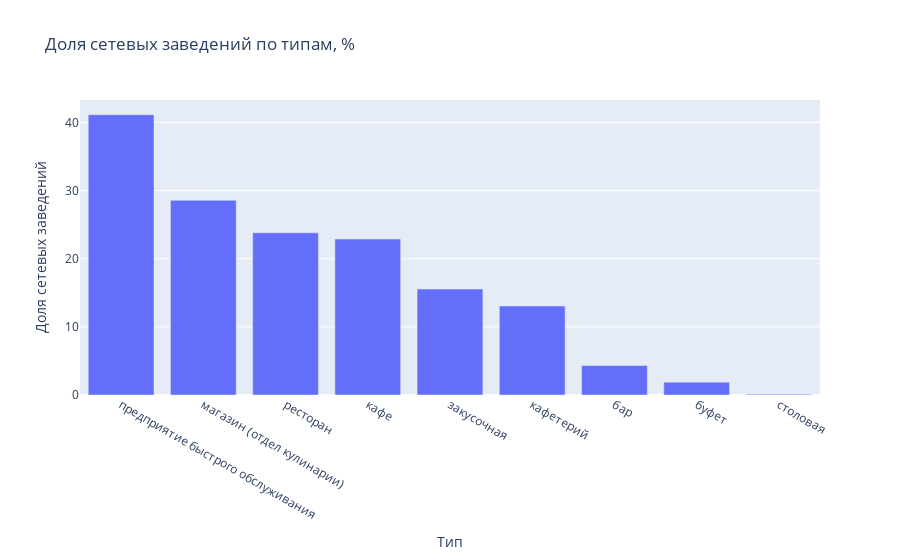

This figure's notebook cell:
### Markdown cell above
Несетевых заведений заметно больше (80,7% от общего числа или 12398 шт), чем сетевых (19,3% или 2968 шт).  
Для какого вида объекта общественного питания характерно сетевое распространение?

### Code cell
#группируем по типу заведений
grouped_chain = data.pivot_table(values = 'object_name', index='object_type', columns=['chain'], aggfunc='count').reset_index()
#рассчитываем соотношение сетевых заведений к общему числу
grouped_chain['ratio'] = grouped_chain['Сетевое']/(grouped_chain['Сетевое']+grouped_chain['Несетевое']) * 100

#строим диаграмму долей сетевых заведений
fig_3 = px.bar(grouped_chain.sort_values(by='ratio', ascending=False),
                y='ratio',
                x='object_type',
                title='Доля сетевых заведений по типам, %',
                labels={'ratio':'Доля сетевых заведений', 'object_type':'Тип'})

fig_3.show()

### Figure 1 — Plotly figure (JSON) as saved in the notebook; plotly's stock layout.template omitted (floating-point values rounded to 4 significant figures)
{"data": [{"alignmentgroup": "True", "hovertemplate": "Тип=%{x}<br>Доля сетевых заведений=%{y}<extra></extra>", "legendgroup": "", "marker": {"color": "#636efa", "pattern": {"shape": ""}}, "name": "", "offsetgroup": "", "orientation": "v", "showlegend": false, "textposition": "auto", "type": "bar", "x": ["предприятие быстрого обслуживания", "магазин (отдел кулинарии)", "ресторан", "кафе", "закусочная", "кафетерий", "бар", "буфет", "столовая"], "xaxis": "x", "y": [41.13, 28.57, 23.81, 22.89, 15.56, 13.07, 4.322, 1.88, 0.116], "yaxis": "y"}], "layout": {"barmode": "relative", "legend": {"tracegroupgap": 0}, "title": {"text": "Доля сетевых заведений по типам, %"}, "xaxis": {"anchor": "y", "domain": [0, 1], "title": {"text": "Тип"}}, "yaxis": {"anchor": "x", "domain": [0, 1], "title": {"text": "Доля сетевых заведений"}}}}
